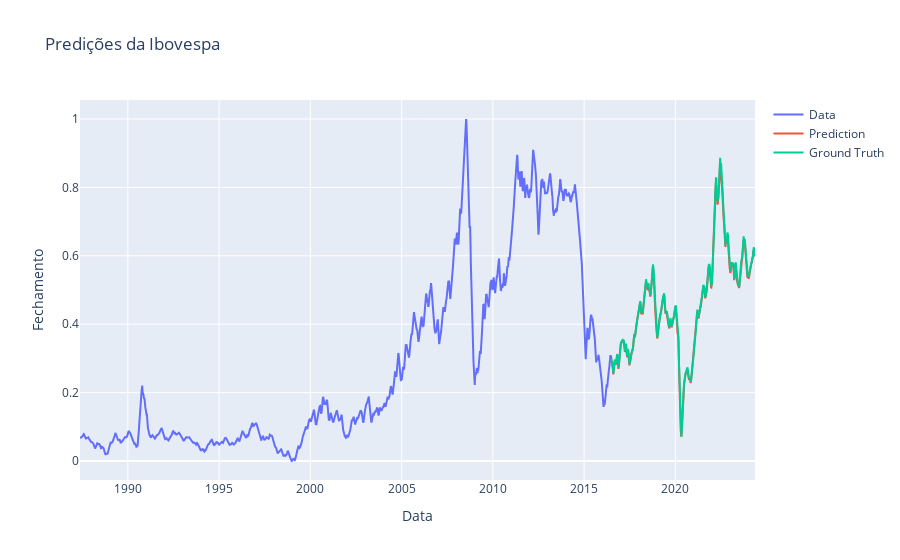

The notebook cell saved with this chart:
### Code cell
prediction = neural_model.predict(test_generator)

fechamento_s_train = fechamento_s_train.reshape((-1))
fechamento_s_test = fechamento_s_test.reshape((-1))
prediction = prediction.reshape((-1))

trace1 = go.Scatter(
    x = data_s_train,
    y = fechamento_s_train,
    mode = 'lines',
    name = 'Data'
)
trace2 = go.Scatter(
    x = data_s_test,
    y = prediction,
    mode = 'lines',
    name = 'Prediction'
)
trace3 = go.Scatter(
    x = data_s_test,
    y = fechamento_s_test,
    mode='lines',
    name = 'Ground Truth'
)
layout = go.Layout(
    title = "Predições da Petróleo Brent",
    xaxis = {'title' : "Data"},
    yaxis = {'title' : "Fechamento"}
)
fig = go.Figure(data=[trace1, trace2, trace3], layout=layout)
fig.show()

### Figure 1 — Plotly figure (JSON) as saved in the notebook; plotly's stock layout.template omitted (floating-point values rounded to 4 significant figures; data arrays with more than 128 entries replaced by an {"elided": "..."} marker saying what was removed)
{"data": [{"mode": "lines", "name": "Data", "type": "scatter", "x": {"elided": "8935 str values"}, "y": {"elided": "8935 float values"}}, {"mode": "lines", "name": "Prediction", "type": "scatter", "x": {"elided": "2234 str values"}, "y": {"elided": "2229 float values"}}, {"mode": "lines", "name": "Ground Truth", "type": "scatter", "x": {"elided": "2234 str values"}, "y": {"elided": "2234 float values"}}], "layout": {"title": {"text": "Predições da Ibovespa"}, "xaxis": {"title": {"text": "Data"}}, "yaxis": {"title": {"text": "Fechamento"}}}}
